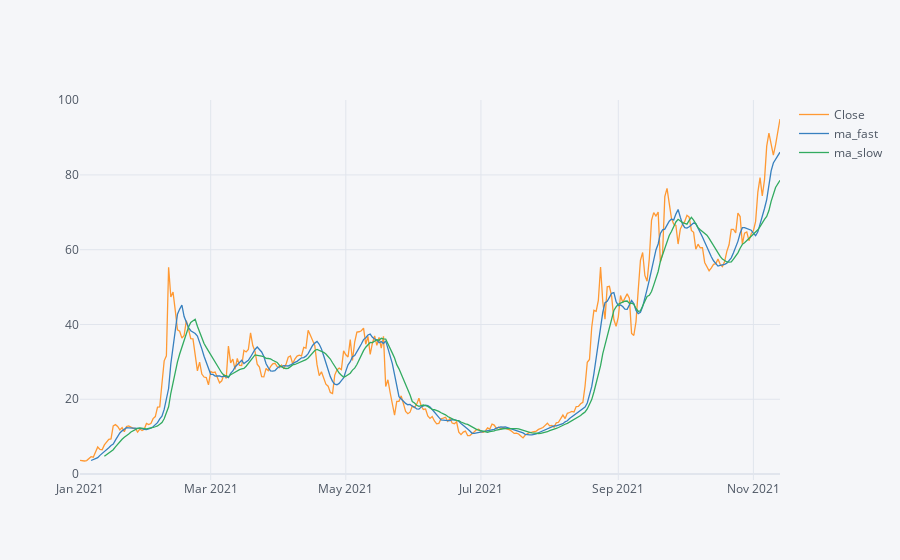
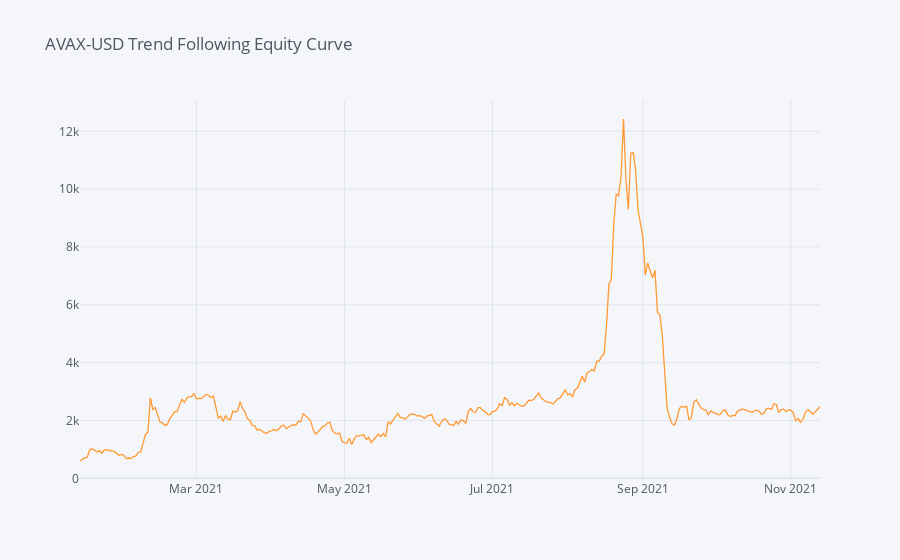

The cell these charts' notebook holds for them, in order:
### Code cell
fun_with_assignment_2(symbol='AVAX-USD',
                      allocation=1,
                      starting_capital=500,
                      short_trend=6,
                      long_trend=12,
                      start_date='2021',
                      end_date=None)

### Figure 1 — Plotly figure (JSON) as saved in the notebook; plotly's stock layout.template omitted (floating-point values rounded to 4 significant figures; data arrays with more than 128 entries replaced by an {"elided": "..."} marker saying what was removed)
{"data": [{"name": "Close", "text": "", "mode": "lines", "y": {"elided": "316 float values"}, "x": {"elided": "316 str values"}, "line": {"color": "rgba(255, 153, 51, 1.0)", "dash": "solid", "shape": "linear", "width": 1.3}, "type": "scatter"}, {"name": "ma_fast", "text": "", "mode": "lines", "y": {"elided": "316 mixed values"}, "x": {"elided": "316 str values"}, "line": {"color": "rgba(55, 128, 191, 1.0)", "dash": "solid", "shape": "linear", "width": 1.3}, "type": "scatter"}, {"name": "ma_slow", "text": "", "mode": "lines", "y": {"elided": "316 mixed values"}, "x": {"elided": "316 str values"}, "line": {"color": "rgba(50, 171, 96, 1.0)", "dash": "solid", "shape": "linear", "width": 1.3}, "type": "scatter"}], "layout": {"title": {"font": {"color": "#4D5663"}}, "paper_bgcolor": "#F5F6F9", "plot_bgcolor": "#F5F6F9", "yaxis": {"tickfont": {"color": "#4D5663"}, "zerolinecolor": "#E1E5ED", "title": {"text": "", "font": {"color": "#4D5663"}}, "gridcolor": "#E1E5ED", "showgrid": true}, "xaxis": {"tickfont": {"color": "#4D5663"}, "zerolinecolor": "#E1E5ED", "title": {"text": "", "font": {"color": "#4D5663"}}, "gridcolor": "#E1E5ED", "showgrid": true}, "legend": {"bgcolor": "#F5F6F9", "font": {"color": "#4D5663"}}}}

### Figure 2 — Plotly figure (JSON) as saved in the notebook; plotly's stock layout.template omitted (floating-point values rounded to 4 significant figures; data arrays with more than 128 entries replaced by an {"elided": "..."} marker saying what was removed)
{"data": [{"name": "account_val", "text": "", "mode": "lines", "y": {"elided": "305 float values"}, "x": {"elided": "305 str values"}, "line": {"color": "rgba(255, 153, 51, 1.0)", "dash": "solid", "shape": "linear", "width": 1.3}, "type": "scatter"}], "layout": {"title": {"text": "AVAX-USD Trend Following Equity Curve", "font": {"color": "#4D5663"}}, "paper_bgcolor": "#F5F6F9", "plot_bgcolor": "#F5F6F9", "yaxis": {"tickfont": {"color": "#4D5663"}, "zerolinecolor": "#E1E5ED", "title": {"text": "", "font": {"color": "#4D5663"}}, "gridcolor": "#E1E5ED", "showgrid": true}, "xaxis": {"tickfont": {"color": "#4D5663"}, "zerolinecolor": "#E1E5ED", "title": {"text": "", "font": {"color": "#4D5663"}}, "gridcolor": "#E1E5ED", "showgrid": true}, "legend": {"bgcolor": "#F5F6F9", "font": {"color": "#4D5663"}}}}
